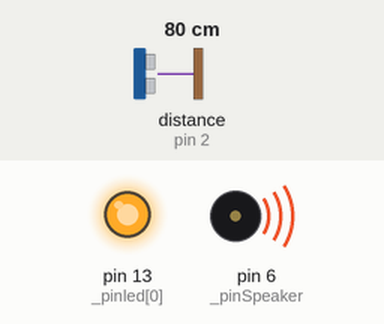
The sketch below on a simulated Arduino Uno, built with avr-gcc and run on an emulated ATmega328P. On the bench: output pins drawn as LEDs (lit = HIGH), buzzer (waves = sounding). Wiring (inferred from the names in the program): range finder with pulse-width output: data pin 2. The test bench sets the inputs (shaded band); at power-on: distance to the obstacle (sensor on pin 2) 80 cm. Random numbers use the default seed unless the sketch sets one; pins used as bus, display or sensor lines are not drawn.

Above: at 0.9 s.
At 26.1 s:
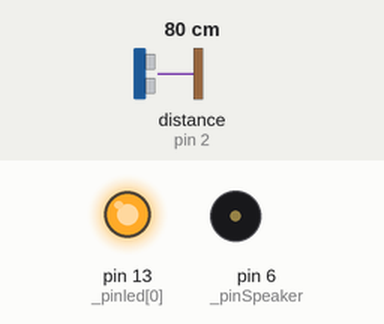
Timing chart, 0 to 40.0 s (numbered marks = the images above):
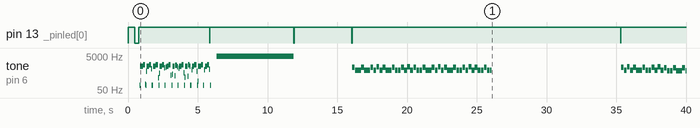

The sketch:

PumpkinScary_v1.ino
```cpp
#include "pitches.h"
#include "spookyMusic.h"
// include the library code:

// Turn on debug statements to the serial output
#define  DEBUG_ENABLE  0

#if  DEBUG_ENABLE
#define DEBUG(s, x) { Serial.print(F(s)); Serial.print(x); }
#define DEBUGS(x) Serial.print(F(x))
#define DEBUGX(x) Serial.println(x, HEX)
#else
#define DEBUG(s, x)
#define DEBUGS(x)
#define DEBUGX(x)
#endif

#define ARRAY_SIZE(A) (sizeof(A) / sizeof((A)[0]))

// Speaker setting. Connect to 100 holm resistor
const int _pinSpeaker = 6;    // pins to determine song and speaker used by tone()
byte _isSongPlayStatus = 0;
typedef void (*_songArray[])(); //object type to store song void functions
unsigned int _songsCount;
unsigned int _songsIndexCurrent, _songsIndexPrior;

//PIR Sensor
const int _pinPir = 2;
const int _pinPirInterrupt = 0; //Interrupt pin conversion: pin 2 = 0; pin 3 = 1
volatile byte _pirState = LOW;

//LEDs
//int _pinled[] = {8, 9, 10};      // the number of the LED pin
const int _pinled[] = {13};      // the number of the LED pin
unsigned int _ledPinCount = ARRAY_SIZE(_pinled);

//Runtime variables
unsigned long _runTimeLastUpdate;
const unsigned int _runTimeUpdateDelay = 5000;

// the following variables are long's because the time, measured in miliseconds,
// will quickly become a bigger number than can be stored in an int.


void setup() {
  #if DEBUG_ENABLE
    Serial.begin(115200);
    DEBUGS("\n[Pumpkin Scary test]");
  #endif

  pinMode(_pinPir, INPUT); //digital
  pinMode(_pinSpeaker, OUTPUT); //digital

  for(int i=0; i< _ledPinCount; i++){
    pinMode(_pinled[i], OUTPUT);
  }

    for(int i=0; i< _ledPinCount; i++){
      digitalWrite(_pinled[i], HIGH);
      delay(500);
      digitalWrite(_pinled[i], LOW);
      delay(250);
    }

  attachInterrupt(_pinPirInterrupt, readPirSensor, CHANGE);
}

void loop() {
  if ((millis() - _runTimeLastUpdate) > _runTimeUpdateDelay || _runTimeLastUpdate > millis()) {
    _runTimeLastUpdate = millis();
  }

  #if DEBUG_ENABLE
    DEBUGS("\nPIR State");
    DEBUG("\tON or OFF: ", _pirState);
  #endif

  if(_pirState){ playSong(); }
}

void playSong(){
    ledOnOff(1);

    _isSongPlayStatus = 1;

    static _songArray songs = {playSpookyMusic, playSampsonSound, chirp, meow2};
    _songsCount = ARRAY_SIZE(songs);

    while(_songsIndexCurrent == _songsIndexPrior){
      _songsIndexCurrent = random(0, _songsCount);
    }

  #if DEBUG_ENABLE
      DEBUGS("\n playSong function");
      DEBUG("\t_songsCount: ", _songsCount);
      DEBUG("\t_songsIndexCurrent: ", _songsIndexCurrent);
  #endif

      songs[_songsIndexCurrent]();
      _songsIndexPrior = _songsIndexCurrent;

      noTone(_pinSpeaker);

    _isSongPlayStatus = 0;
    //delay(1000);

    ledOnOff(0);
}

void playSampsonSound(){
  #if DEBUG_ENABLE
      DEBUGS("\n Sampson Sounds");
  #endif

  unsigned long startTime = millis();
  const unsigned int runSeconds = random(4, 12) * 1000L; //1000 is 1 second

  while((millis() - startTime) < runSeconds){
      beep(4978,500);
      beep(4878,1000);
    }
}

void playRandomSound(){
  #if DEBUG_ENABLE
      DEBUGS("\n Random Sounds");
  #endif

  int maximum = 50, randomNoteDuration;

  for(int i = 0; i < 50; i++){
    randomNoteDuration = random(maximum, 10*maximum);
    beep(randomNoteDuration, randomNoteDuration);
  }
}

void playSpookyMusic()
{
  #if DEBUG_ENABLE
      DEBUGS("\n Spooky Music");
  #endif

  unsigned long startTime = millis();
  const unsigned int runSeconds = random(4, 12) * 1000L; //1000 is 1 second

  while((millis() - startTime) < runSeconds){
      current_song_time = millis();
      if(spooky_music_on_off == 0)
      {
        if (current_song_time - prev_song_time >= 20){
          if(note_count+1 == spooky_music_num_tones){
            wait = 10000;
            spooky_music_on_off++;
            spooky_music_on_off %= 2;
          } else{
            prev_song_time = current_song_time;
            tone(_pinSpeaker, spookyMusicTones[note_count]);
            spooky_music_on_off++;
            spooky_music_on_off %= 2;
          }
        }
      } else {
        if (current_song_time - prev_song_time >= wait){//delays[note_count]
          prev_song_time = current_song_time;
          noTone(_pinSpeaker);
          note_count++;
          note_count %= spooky_music_num_tones;
          spooky_music_on_off++;
          spooky_music_on_off %= 2;
          wait = 200;
        }
      }
   }
}

void chirp() {  // Bird chirp

  unsigned long startTime = millis();
  const unsigned int runSeconds = random(4, 12) * 1000L; //1000 is 1 second

  while((millis() - startTime) < runSeconds){
    for(uint8_t i=200; i>180; i--) { playTone(i,9); }
  }
}


void meow2() {  // cat meow (emphasis on "ow")
  unsigned long startTime = millis();
  const unsigned int runSeconds = random(4, 12) * 1000L; //1000 is 1 second

  while((millis() - startTime) < runSeconds){
      playTone(5100,55);       // "m" (short)
      playTone(394,170);       // "eee" (long)
      delay(30);               // wait a tiny bit

      for(uint16_t i=330; i<360; i+=2)  // vary "ooo" down
         playTone(i,10);

      playTone(5100,40);       // "w" (short)
  }

}

void ledOnOff(byte isOn){
  #if DEBUG_ENABLE
    DEBUGS("\nledOnOff");
    DEBUG("\tON or OFF: ", isOn);
  #endif

  for(int i=0; i< _ledPinCount; i++){
      digitalWrite(_pinled[i], isOn);
    }
 }

void readPirSensor(){
  _pirState = digitalRead(_pinPir);
  }

 void beep(int note, int duration)
{
  //Play tone on buzzerPin
  tone(_pinSpeaker, note, duration);
  delay(duration);
  noTone(_pinSpeaker);
}

void playTone(uint16_t tone1, uint16_t duration) {
  if(tone1 < 50 || tone1 > 15000) return;  // these do not play on a piezo
  for (long i = 0; i < duration * 1000L; i += tone1 * 2) {
     digitalWrite(_pinSpeaker, HIGH);
     delayMicroseconds(tone1);
     digitalWrite(_pinSpeaker, LOW);
     delayMicroseconds(tone1);
  }
}
```

pitches.h
```cpp
/*************************************************
 * Public Constants
 *************************************************/

#define NOTE_B0  31
#define NOTE_C1  33
#define NOTE_CS1 35
#define NOTE_D1  37
#define NOTE_DS1 39
#define NOTE_E1  41
#define NOTE_F1  44
#define NOTE_FS1 46
#define NOTE_G1  49
#define NOTE_GS1 52
#define NOTE_A1  55
#define NOTE_AS1 58
#define NOTE_B1  62
#define NOTE_C2  65
#define NOTE_CS2 69
#define NOTE_D2  73
#define NOTE_DS2 78
#define NOTE_E2  82
#define NOTE_F2  87
#define NOTE_FS2 93
#define NOTE_G2  98
#define NOTE_GS2 104
#define NOTE_A2  110
#define NOTE_AS2 117
#define NOTE_B2  123
#define NOTE_C3  131
#define NOTE_CS3 139
#define NOTE_D3  147
#define NOTE_DS3 156
#define NOTE_E3  165
#define NOTE_F3  175
#define NOTE_FS3 185
#define NOTE_G3  196
#define NOTE_GS3 208
#define NOTE_A3  220
#define NOTE_AS3 233
#define NOTE_B3  247
#define NOTE_C4  262
#define NOTE_CS4 277
#define NOTE_D4  294
#define NOTE_DS4 311
#define NOTE_E4  330
#define NOTE_F4  349
#define NOTE_FS4 370
#define NOTE_G4  392
#define NOTE_GS4 415
#define NOTE_A4  440
#define NOTE_AS4 466
#define NOTE_B4  494
#define NOTE_C5  523
#define NOTE_CS5 554
#define NOTE_D5  587
#define NOTE_DS5 622
#define NOTE_E5  659
#define NOTE_F5  698
#define NOTE_FS5 740
#define NOTE_G5  784
#define NOTE_GS5 831
#define NOTE_A5  880
#define NOTE_AS5 932
#define NOTE_B5  988
#define NOTE_C6  1047
#define NOTE_CS6 1109
#define NOTE_D6  1175
#define NOTE_DS6 1245
#define NOTE_E6  1319
#define NOTE_F6  1397
#define NOTE_FS6 1480
#define NOTE_G6  1568
#define NOTE_GS6 1661
#define NOTE_A6  1760
#define NOTE_AS6 1865
#define NOTE_B6  1976
#define NOTE_C7  2093
#define NOTE_CS7 2217
#define NOTE_D7  2349
#define NOTE_DS7 2489
#define NOTE_E7  2637
#define NOTE_F7  2794
#define NOTE_FS7 2960
#define NOTE_G7  3136
#define NOTE_GS7 3322
#define NOTE_A7  3520
#define NOTE_AS7 3729
#define NOTE_B7  3951
#define NOTE_C8  4186
#define NOTE_CS8 4435
#define NOTE_D8  4699
#define NOTE_DS8 4978
```

spookyMusic.h
```cpp
/*************************************************
 * Public Constants
 *************************************************/

int spooky_music_num_tones = 291; //change this to reflect the number of notes in your song
int cs6 = 1109; // frequencies of the notes used in the song
int fs5 = 740;
int d6 = 1175;
int c6 = 1047;
int f5 = 698;
int b5 = 988;
int e5 = 659;
int bf5 = 932;
int ef5 = 622;
int b4 = 494;
int g5 = 784;
int wait = 200;  // length of the notes

int spookyMusicTones[] = { cs6, fs5, fs5, cs6, fs5, fs5, cs6, fs5,  d6, fs5, //notes in the song
                cs6, fs5, fs5, cs6, fs5, fs5, cs6, fs5,  d6, fs5,
                cs6, fs5, fs5, cs6, fs5, fs5, cs6, fs5,  d6, fs5,
                cs6, fs5, fs5, cs6, fs5, fs5, cs6, fs5,  d6, fs5,
                cs6, fs5, fs5, cs6, fs5, fs5, cs6, fs5,  d6, fs5,
                cs6, fs5, fs5, cs6, fs5, fs5, cs6, fs5,  d6, fs5,
                 c6,  f5,  f5,  c6,  f5,  f5,  c6,  f5, cs6,  f5,
                 c6,  f5,  f5,  c6,  f5,  f5,  c6,  f5, cs6,  f5,
                cs6, fs5, fs5, cs6, fs5, fs5, cs6, fs5,  d6, fs5,
                cs6, fs5, fs5, cs6, fs5, fs5, cs6, fs5,  d6, fs5,
                 c6,  f5,  f5,  c6,  f5,  f5,  c6,  f5, cs6,  f5,
                 c6,  f5,  f5,  c6,  f5,  f5,  c6,  f5, cs6,  f5,
                 b5,  e5,  e5,  b5,  e5,  e5,  b5,  e5,  c6,  e5,
                 b5,  e5,  e5,  b5,  e5,  e5,  b5,  e5,  c6,  e5,
                bf5, ef5, ef5, bf5, ef5, ef5, bf5, ef5,  b5, ef5,
                bf5, ef5, ef5, bf5, ef5, ef5, bf5, ef5,  b5, ef5,
                 b5,  e5,  e5,  b5,  e5,  e5,  b5,  e5,  c6,  e5,
                 b5,  e5,  e5,  b5,  e5,  e5,  b5,  e5,  c6,  e5,
                bf5, ef5, ef5, bf5, ef5, ef5, bf5, ef5,  b5, ef5,
                bf5, ef5, ef5, bf5, ef5, ef5, bf5, ef5,  b5, ef5,
                fs5,  b4,  b4, fs5,  b4,  b4, fs5,  b4,  g5,  b4,
                fs5,  b4,  b4, fs5,  b4,  b4, fs5,  b4,  g5,  b4,
                fs5,  b4,  b4, fs5,  b4,  b4, fs5,  b4,  g5,  b4,
                fs5,  b4,  b4, fs5,  b4,  b4, fs5,  b4,  g5,  b4,
                fs5,  b4,  b4, fs5,  b4,  b4, fs5,  b4,  g5,  b4,
                fs5,  b4,  b4, fs5,  b4,  b4, fs5,  b4,  g5,  b4,
                fs5,  b4,  b4, fs5,  b4,  b4, fs5,  b4,  g5,  b4,
                fs5,  b4,  b4, fs5,  b4,  b4, fs5,  b4,  g5,  b4,
                fs5,  b4,  b4, fs5,  b4,  b4, fs5,  b4,  g5,  b4};

unsigned long current_song_time = 0; unsigned long prev_song_time = 0; int note_count = 0; int spooky_music_on_off = 0; //variables for running the song
```

Measured:
- by itself, tone on pin 6 (_pinSpeaker): plays 98 Hz for 0.04 s, 1255 Hz for 0.20 s, 1482 Hz for 0.16 s, 111 Hz for 0.04 s, 98 Hz for 0.04 s, 626 Hz for 0.04 s … (130 notes in this stretch)
